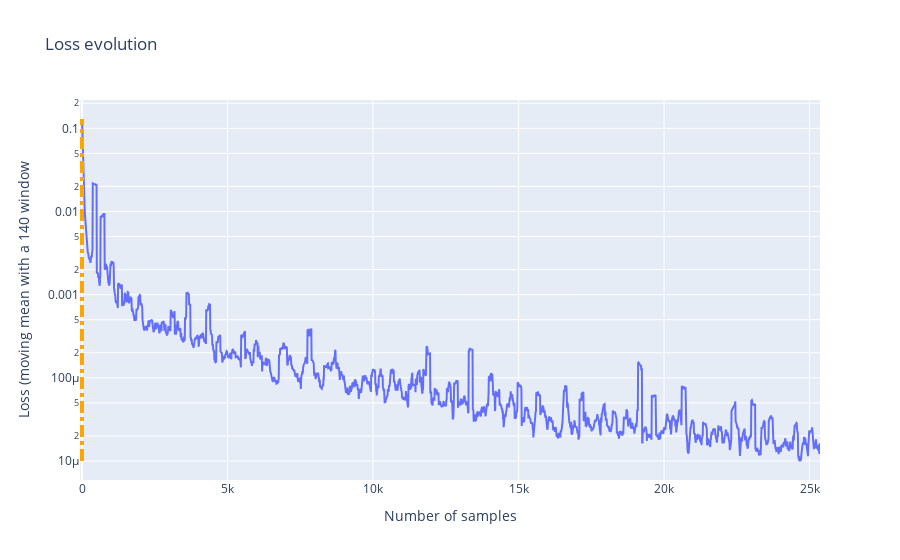

This figure's notebook cell:
### Code cell
import plotly.express as px
import plotly.graph_objects as go
import pandas as pd
import numpy as np

loss_dict = {}
for f in global_dict.keys():
    v = global_dict[f]["training"]["tr_loss"]
    loss_dict[f"Number of samples processed {f}"] = pd.Series(np.arange(0,len(v))*global_dict[f]["data"]["batch_size"])
    loss_dict[f"Training loss {f}"] = pd.Series(v)

import main.src.analysis.tools as tls
df = pd.DataFrame(loss_dict)
list_plots = []
window_mean = 140
max_length = 0
min_val,max_val = 1000000,-100000
for f in global_dict.keys():
    v = tls.moving_mean(global_dict[f]["training"]["tr_loss"],window=int(window_mean/global_dict[f]["data"]["batch_size"]))
    x=np.arange(0,len(v))*global_dict[f]["data"]["batch_size"]
    list_plots.append(go.Scatter(x=x,y=v,name=f,
                    mode='lines'))
    max_length = max(np.max(x),max_length)
    min_val = min(min_val,np.min(v))
    max_val = max(max_val,np.max(v))
fig = go.Figure(
    data=list_plots,
    layout=go.Layout(
        title=go.layout.Title(text="Loss evolution"),
        xaxis_title="Number of samples",
        yaxis_title=f"Loss (moving mean with a {window_mean} window"
    )
)
first_key = list(global_dict.keys())[0]
for x in np.arange(0,max_length,global_dict[first_key]["training"]["num_batches_tr"]*global_dict[first_key]["data"]["batch_size"]):
    fig.update_layout(shapes=[
        dict(
          type= 'line',
          yref= 'y', y0= min_val, y1= max_val,
          xref= 'x', x0= x, x1= x,
            line=dict(
                color="orange",
                width=4,
                dash="dashdot",
            )
        )
    ])
fig.update_yaxes(type="log")


fig.show()

### Figure 1 — Plotly figure (JSON) as saved in the notebook; plotly's stock layout.template omitted (floating-point values rounded to 4 significant figures; data arrays with more than 128 entries replaced by an {"elided": "..."} marker saying what was removed)
{"data": [{"mode": "lines", "name": "2021-06-10_11h31min34s_", "type": "scatter", "x": {"elided": "2537 int values"}, "y": {"elided": "2537 float values"}}], "layout": {"shapes": [{"line": {"color": "orange", "dash": "dashdot", "width": 4}, "type": "line", "x0": 0, "x1": 0, "xref": "x", "y0": 1.001e-05, "y1": 0.1295, "yref": "y"}], "title": {"text": "Loss evolution"}, "xaxis": {"title": {"text": "Number of samples"}}, "yaxis": {"title": {"text": "Loss (moving mean with a 140 window"}, "type": "log"}}}
